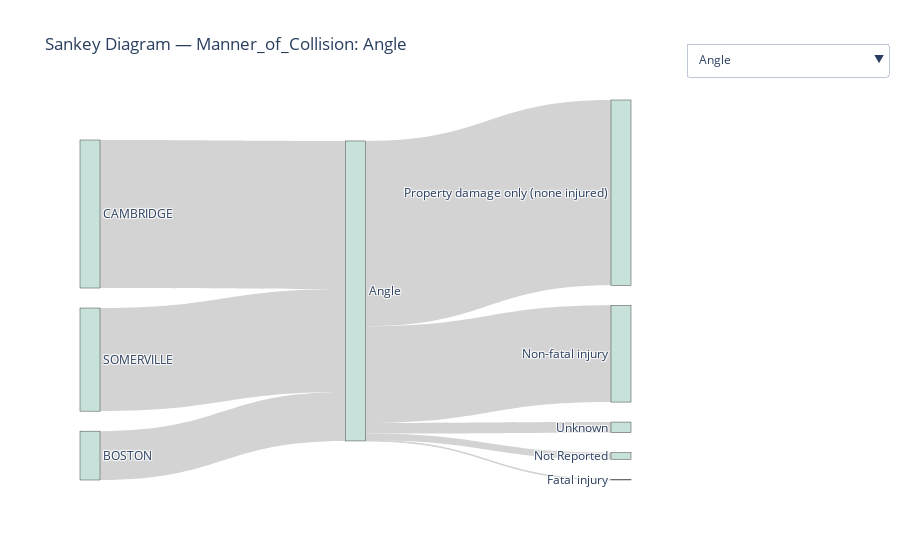

Notebook code cell kept with this figure:
### Code cell
# makes the saneky diagram
make_sankey(
    data,
    'City_Town_Name',
    'Manner_of_Collision',
    'Crash_Severity',
    vals='Scaled_Weight',
    dropdown_col='Manner_of_Collision'
)

### Figure 1 — Plotly figure (JSON) as saved in the notebook; plotly's stock layout.template omitted (floating-point values rounded to 4 significant figures)
{"data": [{"link": {"color": "lightgray", "source": [8, 8, 8, 8, 8, 3, 5, 1], "target": [4, 0, 7, 2, 6, 8, 8, 8], "value": [0.976, 158.5, 11.04, 303.7, 17.35, 80.01, 242.5, 169.0]}, "node": {"color": ["#C6E2DA", "#C6E2DA", "#C6E2DA", "#C6E2DA", "#C6E2DA", "#C6E2DA", "#C6E2DA", "#C6E2DA", "#C6E2DA"], "label": ["Non-fatal injury", "SOMERVILLE", "Property damage only (none injured)", "BOSTON", "Fatal injury", "CAMBRIDGE", "Unknown", "Not Reported", "Angle"]}, "type": "sankey"}], "layout": {"font": {"size": 12}, "title": {"text": "Sankey Diagram — Manner_of_Collision: Angle"}, "updatemenus": [{"buttons": [{"args": [{"link.color": ["lightgray"], "link.source": [[8, 8, 8, 8, 8, 3, 5, 1]], "link.target": [[4, 0, 7, 2, 6, 8, 8, 8]], "link.value": [[0.976, 158.5, 11.04, 303.7, 17.35, 80.01, 242.5, 169.0]], "node.color": [["#C6E2DA", "#C6E2DA", "#C6E2DA", "#C6E2DA", "#C6E2DA", "#C6E2DA", "#C6E2DA", "#C6E2DA", "#C6E2DA"]], "node.label": [["Non-fatal injury", "SOMERVILLE", "Property damage only (none injured)", "BOSTON", "Fatal injury", "CAMBRIDGE", "Unknown", "Not Reported", "Angle"]]}, {"title": "Sankey Diagram — Manner_of_Collision: Angle"}], "label": "Angle", "method": "update"}, {"args": [{"link.color": ["lightgray"], "link.source": [[3, 4, 0, 0, 0, 0, 2]], "link.target": [[0, 0, 1, 6, 7, 5, 0]], "link.value": [[7.274, 0.08475, 2.326, 0.4, 3.053, 1.704, 0.1235]], "node.color": [["#C6E2DA", "#C6E2DA", "#C6E2DA", "#C6E2DA", "#C6E2DA", "#C6E2DA", "#C6E2DA", "#C6E2DA"]], "node.label": [["Front to Front", "Non-fatal injury", "SOMERVILLE", "BOSTON", "CAMBRIDGE", "Unknown", "Not Reported", "Property damage only (none injured)"]]}, {"title": "Sankey Diagram — Manner_of_Collision: Front to Front"}], "label": "Front to Front", "method": "update"}, {"args": [{"link.color": ["lightgray"], "link.source": [[2, 4, 0, 0, 0, 0, 0]], "link.target": [[0, 0, 3, 1, 6, 7, 5]], "link.value": [[9.837, 0.339, 0.01481, 2.747, 0.4, 4.807, 2.207]], "node.color": [["#C6E2DA", "#C6E2DA", "#C6E2DA", "#C6E2DA", "#C6E2DA", "#C6E2DA", "#C6E2DA", "#C6E2DA"]], "node.label": [["Front to Rear", "Non-fatal injury", "BOSTON", "Fatal injury", "CAMBRIDGE", "Unknown", "Not Reported", "Property damage only (none injured)"]]}, {"title": "Sankey Diagram — Manner_of_Collision: Front to Rear"}], "label": "Front to Rear", "method": "update"}, {"args": [{"link.color": ["lightgray"], "link.source": [[3, 5, 2, 2, 2, 2, 2, 1]], "link.target": [[2, 2, 4, 0, 7, 8, 6, 2]], "link.value": [[12.81, 25.68, 0.5235, 31.49, 1.102, 30.88, 2.402, 27.9]], "node.color": [["#C6E2DA", "#C6E2DA", "#C6E2DA", "#C6E2DA", "#C6E2DA", "#C6E2DA", "#C6E2DA", "#C6E2DA", "#C6E2DA"]], "node.label": [["Non-fatal injury", "SOMERVILLE", "Head-on", "BOSTON", "Fatal injury", "CAMBRIDGE", "Unknown", "Not Reported", "Property damage only (none injured)"]]}, {"title": "Sankey Diagram — Manner_of_Collision: Head-on"}], "label": "Head-on", "method": "update"}, {"args": [{"link.color": ["lightgray"], "link.source": [[3, 5, 2, 2, 2, 2, 2, 1]], "link.target": [[2, 2, 4, 0, 7, 8, 6, 2]], "link.value": [[26.13, 0.678, 0.5884, 8.551, 0.3259, 13.67, 5.773, 2.099]], "node.color": [["#C6E2DA", "#C6E2DA", "#C6E2DA", "#C6E2DA", "#C6E2DA", "#C6E2DA", "#C6E2DA", "#C6E2DA", "#C6E2DA"]], "node.label": [["Non-fatal injury", "SOMERVILLE", "Not reported", "BOSTON", "Fatal injury", "CAMBRIDGE", "Unknown", "Not Reported", "Property damage only (none injured)"]]}, {"title": "Sankey Diagram — Manner_of_Collision: Not reported"}], "label": "Not reported", "method": "update"}, {"args": [{"link.color": ["lightgray"], "link.source": [[3, 0, 0, 0, 0]], "link.target": [[0, 1, 4, 5, 2]], "link.value": [[1.348, 0.2963, 0.01481, 0.7407, 0.2963]], "node.color": [["#C6E2DA", "#C6E2DA", "#C6E2DA", "#C6E2DA", "#C6E2DA", "#C6E2DA"]], "node.label": [["Rear to Side", "Non-fatal injury", "Unknown", "BOSTON", "Not Reported", "Property damage only (none injured)"]]}, {"title": "Sankey Diagram — Manner_of_Collision: Rear to Side"}], "label": "Rear to Side", "method": "update"}, {"args": [{"link.color": ["lightgray"], "link.source": [[2, 4, 8, 8, 8, 8, 8, 1]], "link.target": [[8, 8, 3, 0, 6, 7, 5, 8]], "link.value": [[169.1, 158.7, 0.08889, 119.7, 7.099, 340.3, 18.43, 157.8]], "node.color": [["#C6E2DA", "#C6E2DA", "#C6E2DA", "#C6E2DA", "#C6E2DA", "#C6E2DA", "#C6E2DA", "#C6E2DA", "#C6E2DA"]], "node.label": [["Non-fatal injury", "SOMERVILLE", "BOSTON", "Fatal injury", "CAMBRIDGE", "Unknown", "Not Reported", "Property damage only (none injured)", "Rear-end"]]}, {"title": "Sankey Diagram — Manner_of_Collision: Rear-end"}], "label": "Rear-end", "method": "update"}, {"args": [{"link.color": ["lightgray"], "link.source": [[3, 4, 1, 1, 1, 1, 2]], "link.target": [[1, 1, 0, 6, 7, 5, 1]], "link.value": [[1.881, 7.034, 2.171, 0.09956, 9.309, 1.164, 3.827]], "node.color": [["#C6E2DA", "#C6E2DA", "#C6E2DA", "#C6E2DA", "#C6E2DA", "#C6E2DA", "#C6E2DA", "#C6E2DA"]], "node.label": [["Non-fatal injury", "Rear-to-rear", "SOMERVILLE", "BOSTON", "CAMBRIDGE", "Unknown", "Not Reported", "Property damage only (none injured)"]]}, {"title": "Sankey Diagram — Manner_of_Collision: Rear-to-rear"}], "label": "Rear-to-rear", "method": "update"}, {"args": [{"link.color": ["lightgray"], "link.source": [[3, 5, 1, 2, 2, 2, 2, 2]], "link.target": [[2, 2, 2, 4, 0, 7, 8, 6]], "link.value": [[10.49, 28.14, 17.65, 0.01481, 11.44, 1.831, 36.79, 6.204]], "node.color": [["#C6E2DA", "#C6E2DA", "#C6E2DA", "#C6E2DA", "#C6E2DA", "#C6E2DA", "#C6E2DA", "#C6E2DA", "#C6E2DA"]], "node.label": [["Non-fatal injury", "SOMERVILLE", "Sideswipe, opposite direction", "BOSTON", "Fatal injury", "CAMBRIDGE", "Unknown", "Not Reported", "Property damage only (none injured)"]]}, {"title": "Sankey Diagram — Manner_of_Collision: Sideswipe, opposite direction"}], "label": "Sideswipe, opposite direction", "method": "update"}, {"args": [{"link.color": ["lightgray"], "link.source": [[2, 4, 1, 6, 6, 6, 6, 6]], "link.target": [[6, 6, 6, 3, 0, 7, 8, 5]], "link.value": [[92.37, 240.9, 112.3, 0.1588, 54.44, 25.68, 315.9, 49.34]], "node.color": [["#C6E2DA", "#C6E2DA", "#C6E2DA", "#C6E2DA", "#C6E2DA", "#C6E2DA", "#C6E2DA", "#C6E2DA", "#C6E2DA"]], "node.label": [["Non-fatal injury", "SOMERVILLE", "BOSTON", "Fatal injury", "CAMBRIDGE", "Unknown", "Sideswipe, same direction", "Not Reported", "Property damage only (none injured)"]]}, {"title": "Sankey Diagram — Manner_of_Collision: Sideswipe, same direction"}], "label": "Sideswipe, same direction", "method": "update"}, {"args": [{"link.color": ["lightgray"], "link.source": [[3, 5, 2, 0, 0, 0, 0, 0]], "link.target": [[0, 0, 0, 4, 1, 7, 8, 6]], "link.value": [[91.17, 109.1, 105.3, 1.878, 107.9, 6.843, 173.4, 15.52]], "node.color": [["#C6E2DA", "#C6E2DA", "#C6E2DA", "#C6E2DA", "#C6E2DA", "#C6E2DA", "#C6E2DA", "#C6E2DA", "#C6E2DA"]], "node.label": [["Single vehicle crash", "Non-fatal injury", "SOMERVILLE", "BOSTON", "Fatal injury", "CAMBRIDGE", "Unknown", "Not Reported", "Property damage only (none injured)"]]}, {"title": "Sankey Diagram — Manner_of_Collision: Single vehicle crash"}], "label": "Single vehicle crash", "method": "update"}, {"args": [{"link.color": ["lightgray"], "link.source": [[2, 4, 1, 5, 5, 5, 5, 5]], "link.target": [[5, 5, 5, 3, 0, 6, 7, 5]], "link.value": [[5.911, 91.69, 8.148, 0.01481, 9.104, 25.77, 30.69, 40.18]], "node.color": [["#C6E2DA", "#C6E2DA", "#C6E2DA", "#C6E2DA", "#C6E2DA", "#C6E2DA", "#C6E2DA", "#C6E2DA"]], "node.label": [["Non-fatal injury", "SOMERVILLE", "BOSTON", "Fatal injury", "CAMBRIDGE", "Unknown", "Not Reported", "Property damage only (none injured)"]]}, {"title": "Sankey Diagram — Manner_of_Collision: Unknown"}], "label": "Unknown", "method": "update"}], "direction": "down", "showactive": true, "x": 1.1, "xanchor": "left", "y": 1.15, "yanchor": "top"}]}}
